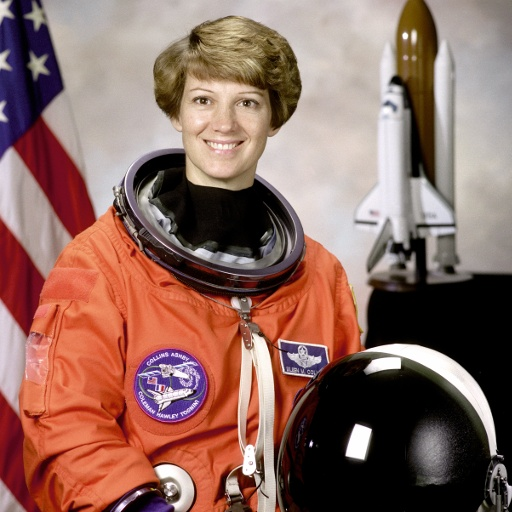
#> input picture case-2026-001/original/img_001_pristine.jpg, 512 x 512 px; its folder holds only this picture in this run
$ python -i classical.py   (imports and definitions only)   (older library calls are emulated)
#> lines starting #> are read from the running program, lines starting #| are printed output that depends on the picture
### mf_lab/utils/io.py
from __future__ import annotations
import hashlib, json, subprocess
from pathlib import Path
from typing import Any

import cv2
import numpy as np


# [6 lines left out: function sha256, not called in this run]


def write_json(path: str | Path, obj: Any) -> None:
    path = Path(path); path.parent.mkdir(parents=True, exist_ok=True)
    path.write_text(json.dumps(obj, ensure_ascii=False, indent=2), encoding="utf-8")


# [11 lines left out: functions read_json, run, not called in this run]


def cv_imread(path: str | Path, flags: int = cv2.IMREAD_COLOR):
    """Unicode-safe OpenCV image read, especially for Windows evidence paths."""
#> called with flags = 1
    p = Path(path)
    try:
        data = np.fromfile(p, dtype=np.uint8)
        img = cv2.imdecode(data, flags)
#> img is the input picture: shape (512, 512, 3); mean B, G, R 96.5, 105.8, 141.5
    except Exception:
        img = None
    if img is None:
        img = cv2.imread(str(p), flags)
    return img

### mf_lab/analysis/classical.py
from __future__ import annotations

import io
import math
from pathlib import Path
from typing import Iterable

import cv2
import numpy as np
from PIL import Image, ImageChops
from scipy import stats
from scipy.fft import fft2, fftshift
from mf_lab.utils.io import cv_imread


def _read_bgr(path: str | Path) -> np.ndarray:
    img = cv_imread(path, cv2.IMREAD_COLOR)
    if img is None:
        raise ValueError(f"unreadable image: {path}")
    return img


# [228 lines left out: functions histogram_analysis, noise_map_analysis, jpeg_ghost_analysis, jpeg_quantization_analysis, frequency_analysis, resampling_analysis and 1 more, not called in this run]


def perceptual_hashes(path: str | Path) -> dict:
    """Return compact aHash, dHash and pHash fingerprints without external imagehash."""
    gray = cv2.cvtColor(_read_bgr(path), cv2.COLOR_BGR2GRAY)
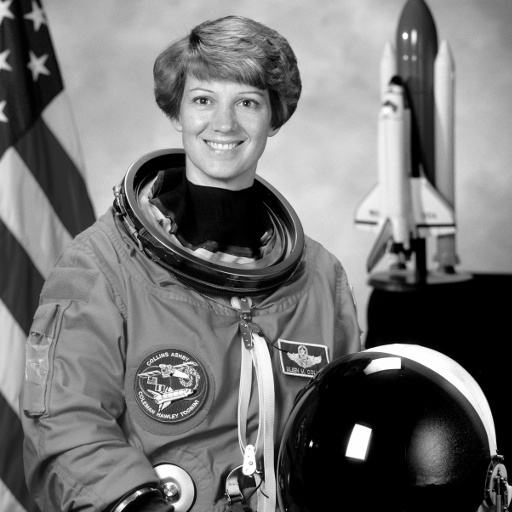
#> gray: shape (512, 512); min 0, max 255, mean 115.4

    def bits_to_hex(bits: np.ndarray) -> str:
        bits = np.asarray(bits, dtype=np.uint8).ravel()
#> bits = 64 values, max 1 at index 1, min 0 at index 0, mean 0.531
        pad = (-len(bits)) % 4
#> pad = 0
        if pad:
            bits = np.pad(bits, (0, pad))
        out = ""
        for i in range(0, len(bits), 4):
            nib = int(bits[i] * 8 + bits[i + 1] * 4 + bits[i + 2] * 2 + bits[i + 3])
            out += format(nib, "x")
#> this loop made 16 passes
#> (i, nib, out) on passes 2 to 13: (4, 15, '7f'), (8, 7, '7f7'), (12, 7, '7f77'), (16, 5, '7f775'), (20, 15, '7f775f'), (24, 12, '7f775fc'), (28, 7, '7f775fc7'), (32, 4, '7f775fc74'), (36, 4, '7f775fc744'), (40, 15, '7f775fc744f'), (44, 8, '7f775fc744f8'), (48, 10, '7f775fc744f8a')
#> (nib, out) on pass 1: (7, '7')
        return out

    a = cv2.resize(gray, (8, 8), interpolation=cv2.INTER_AREA)
    ahash = bits_to_hex(a >= a.mean())
#> ahash = '7f775fc744f8a040'
    d = cv2.resize(gray, (9, 8), interpolation=cv2.INTER_AREA)
    dhash = bits_to_hex(d[:, 1:] >= d[:, :-1])
#> the loop in bits_to_hex (call 2), `for i in range(0, len(bits), 4):` made 16 passes
#> (i, nib, out) on passes 2 to 13: (4, 13, 'dd'), (8, 8, 'dd8'), (12, 13, 'dd8d'), (16, 11, 'dd8db'), (20, 13, 'dd8dbd'), (24, 0, 'dd8dbd0'), (28, 13, 'dd8dbd0d'), (32, 9, 'dd8dbd0d9'), (36, 13, 'dd8dbd0d9d'), (40, 3, 'dd8dbd0d9d3'), (44, 2, 'dd8dbd0d9d32'), (48, 9, 'dd8dbd0d9d329')
#> (nib, out) on pass 1: (13, 'd')
#> dhash = 'dd8dbd0d9d3295a6'
    p = cv2.resize(gray, (32, 32), interpolation=cv2.INTER_AREA).astype(np.float32)
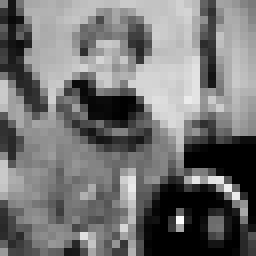
#> p: shape (32, 32) float32 (shown 8 times larger); min 0, max 253, mean 115.4
    c = cv2.dct(p)[:8, :8]
    med = np.median(c[1:, :])
#> med = -1.47
    phash = bits_to_hex(c >= med)
#> phash = 'c2924c5532bddfc0'
    return {"ahash": ahash, "dhash": dhash, "phash": phash, "note": "Perceptual hashes are for similarity/provenance triage, not file integrity."}


# [28 lines left out: functions extract_prnu_residual, prnu_screen, not called in this run]

>>> result = perceptual_hashes('../../case-2026-001/original/img_001_pristine.jpg')
#> result = 4 items

$ run again, on case-2026-001/original/img_005_resampled.jpg
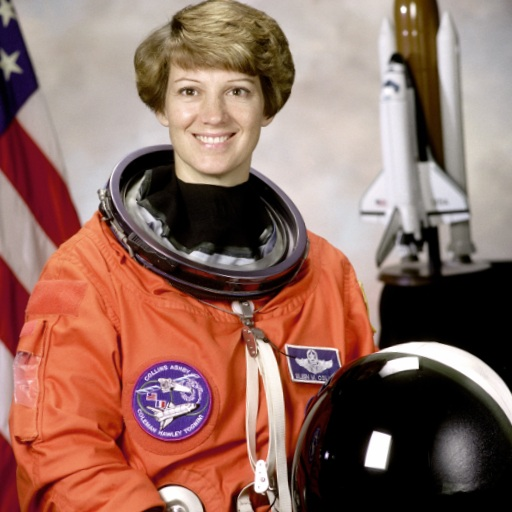
#> input picture case-2026-001/original/img_005_resampled.jpg, 512 x 512 px
#> in cv_imread, img is the input picture: shape (512, 512, 3); mean B, G, R 96.8, 107.9, 145.3
#> in perceptual_hashes, `gray = cv2.cvtColor(_read_bgr(path), cv2.COLOR_BGR2GRAY)`:
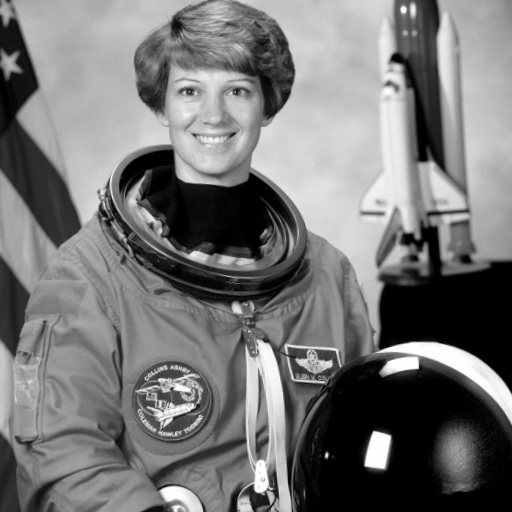
#> gray: shape (512, 512); min 0, max 255, mean 117.8
#> bits = 64 values, max 1 at index 0, min 0 at index 6, mean 0.531
#> pad = 0
#> the loop in bits_to_hex, `for i in range(0, len(bits), 4):` made 16 passes
#> (i, nib, out) on passes 2 to 9: (4, 13, 'fd'), (8, 7, 'fd7'), (12, 13, 'fd7d'), (16, 5, 'fd7d5'), (20, 15, 'fd7d5f'), (24, 4, 'fd7d5f4'), (28, 7, 'fd7d5f47'), (32, 4, 'fd7d5f474')
#> ahash = 'fd7d5f4744f8a060'
#> the loop in bits_to_hex (call 2), `for i in range(0, len(bits), 4):` made 16 passes
#> (i, nib, out) on passes 2 to 9: (4, 9, '89'), (8, 10, '89a'), (12, 13, '89ad'), (16, 10, '89ada'), (20, 13, '89adad'), (24, 9, '89adad9'), (28, 13, '89adad9d'), (32, 9, '89adad9d9')
#> dhash = '89adad9d9cb211b5'
#> in perceptual_hashes, `p = cv2.resize(gray, (32, 32), interpolation=cv2.INTER_AREA).astype(np..`:
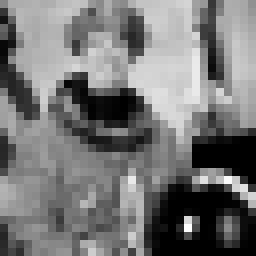
#> p: shape (32, 32) float32 (shown 8 times larger); min 0, max 254, mean 117.8
#> med = 13.98
#> phash = 'd2b2cc4f73bb8150'
#> result = 4 items
